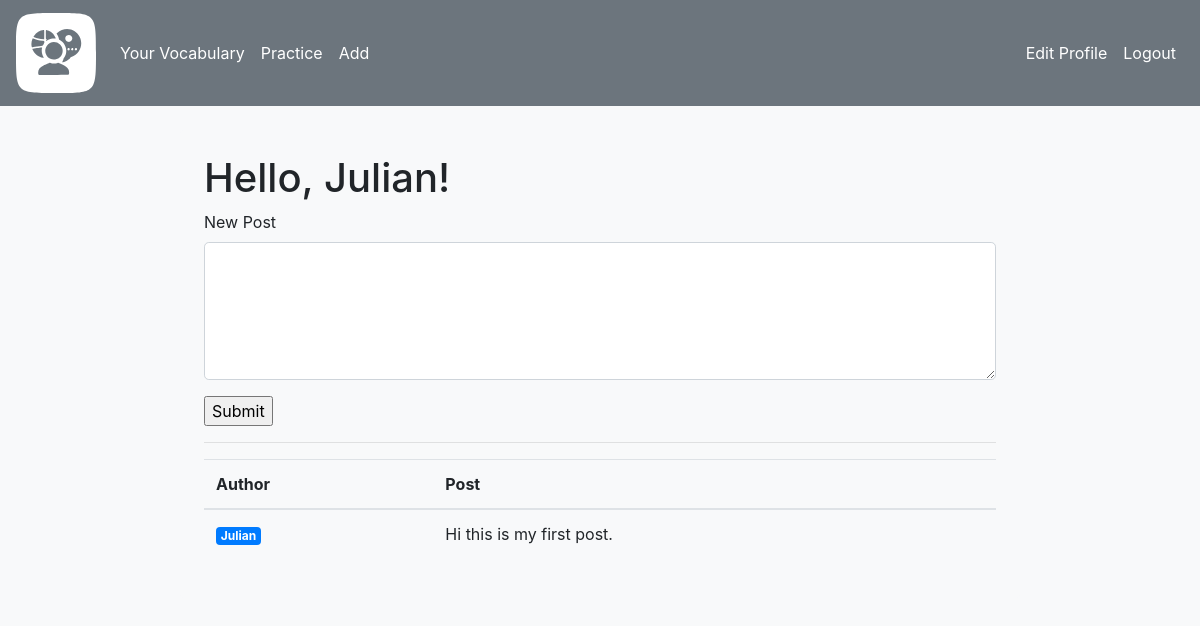
The app's page /index (signed in) with its own data.
### app/models.py (models this page shows, shortened)
class User(UserMixin, db.Model):
    __tablename__ = "user"
    id: so.Mapped[int] = so.mapped_column(primary_key=True)
    username: so.Mapped[str] = so.mapped_column(sa.String(64), index=True, unique=True)
    email: so.Mapped[str] = so.mapped_column(sa.String(120), index=True, unique=True)
    password_hash: so.Mapped[Optional[str]] = so.mapped_column(sa.String(256))
    about_me: so.Mapped[Optional[str]] = so.mapped_column(sa.String(140))
    last_seen: so.Mapped[Optional[datetime]] = so.mapped_column(default=lambda: datetime.now(timezone.utc))
    languages: so.Mapped[list['Language']]= so.relationship(
        secondary=user_language,
        back_populates='users')
    vocables: so.Mapped[list['Vocable']]=so.relationship(back_populates='user')
    posts: so.Mapped[list['Post']]=so.relationship(back_populates='author')
    session: so.Mapped['Session'] = so.relationship(back_populates='user')
    def avatar(self, size):
        digest = md5(self.email.lower().encode('utf-8')).hexdigest()
        return f"https://www.gravatar.com/avatar/{digest}?d=identicon&s={size}"

class Post(db.Model):
    __tablename__="post"
    id: so.Mapped[int] = so.mapped_column(primary_key=True)
    body: so.Mapped[str] = so.mapped_column(sa.String(500))
    timestamp: so.Mapped[datetime] = so.mapped_column(index=True, default=lambda: datetime.now(timezone.utc))
    user_id: so.Mapped[int] = so.mapped_column(sa.ForeignKey(User.id), index=True)
    author: so.Mapped[User] = so.relationship(back_populates='posts')

### app/routes.py (the view)
@app.route('/')
@app.route('/index', methods=["GET","POST"])
@login_required
def index():
    form = AddPostForm()
    if form.validate_on_submit():
        new_post = Post(body=form.post.data, author=current_user)
        db.session.add(new_post)
        db.session.commit()
        flash("Post was added, successfully!", 'success')
        form.post.data = ""
        return redirect(url_for("index"))
    elif request.method == "GET":
        form.post.data = ""
    else:
        print(f"validate_on_submit: {form.validate_on_submit()}")
    posts = db.session.scalars(sa.select(Post).order_by(Post.timestamp.desc())).all()
    return render_template("index.html", title="Home", posts=posts, form=form)

### app/forms.py
class AddPostForm(FlaskForm):
    post = TextAreaField("New Post",validators=[Length(max=500), DataRequired()])
    submit = SubmitField("Submit")

### app/models.py (called while the page is built)
@login.user_loader
def load_user(id):
    return db.session.get(User, int(id))

### app/routes.py (called while the page is built)
@app.before_request
def before_request():
    if current_user.is_authenticated:
        current_user.last_seen = datetime.now(timezone.utc)
        db.session.commit()

### app/templates/index.html (shortened to what this page needs)
{% extends 'base.html'%}
{% block content %}
    <h1>Hello, {{ current_user.username }}!</h1>
    <form action="" method="post">
        <p>{{ form.post.label(class="form-control-label") }}<br>
            {{ form.post(class="form-control form-control-lg", cols=50, rows=4) }}</p>
        <p>{{ form.submit() }}</p>
    </form>
    <hr>
    <div class="responsive-table">
        <table class="table">
            <thead>
                <th>Author</th>
                <th>Post</th>
            </thead>
            <tbody>
                {% for post in posts %}
                    {% include "_post.html" %}
                {% endfor %}
            </tbody>
        </table>
    </div>
{% endblock %}

### app/templates/_post.html
<tr>
    <td>
        <a href="{{ url_for('user', username=post.author.username) }}"><span class="badge badge-primary">{{ post.author.username }}</span></a>
    </td>
    <td>
        {{ post.body }}
    </td>
</tr>

### records on screen
User: username "Julian"
Post: author.username "Julian", body "Hi this is my first post."
